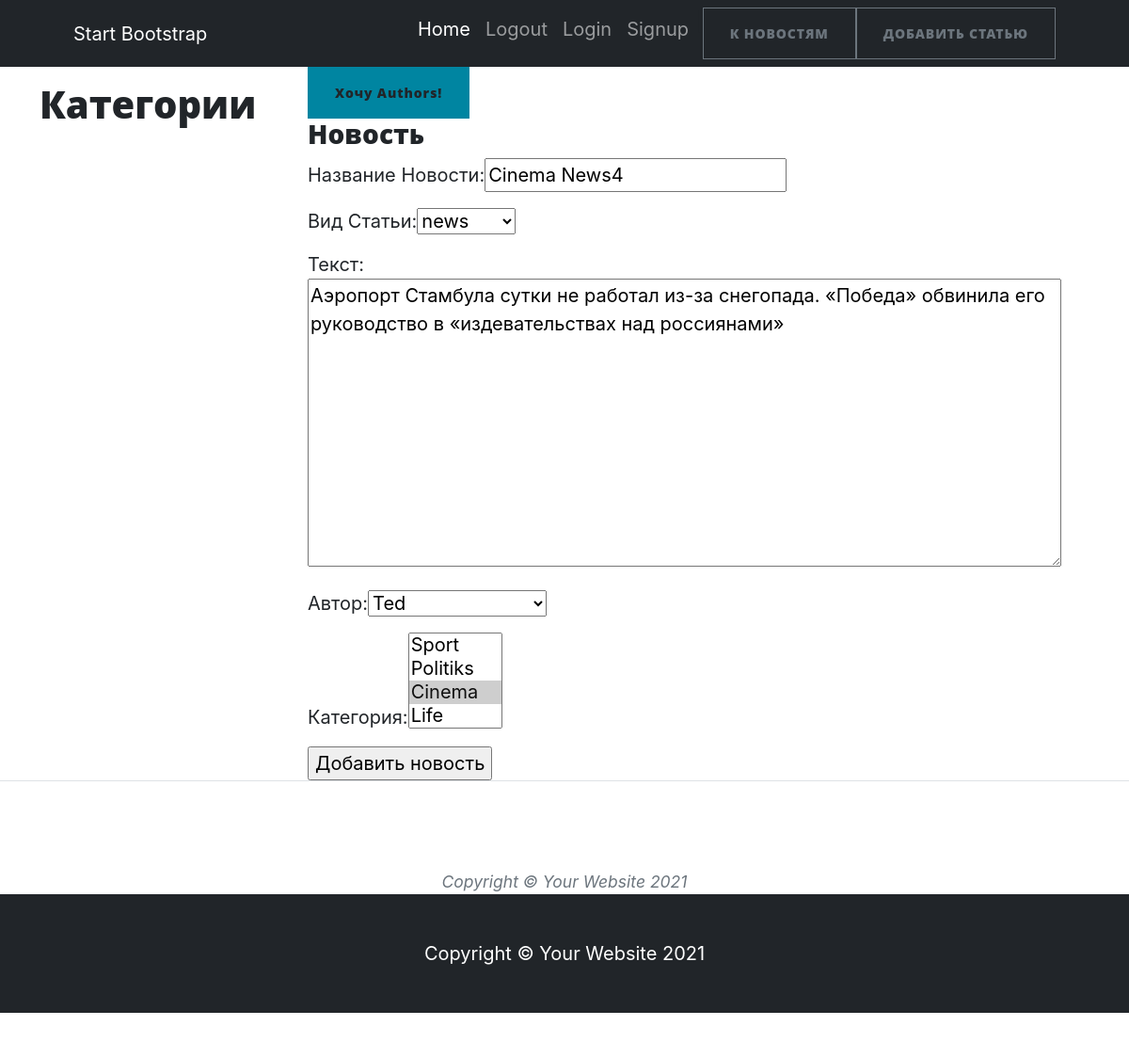
The page /117/edit (signed in) on the database its author committed.
### news/models.py (models this page shows, shortened)
class Post(models.Model):
    CONTENT = [("NW", 'news'), ('AR', 'article')]
    title = models.CharField(max_length=128, verbose_name='Название Новости')
    content = models.CharField(max_length=2, blank=True, choices=CONTENT, default="NW", verbose_name="Вид Статьи")
    create = models.DateTimeField(auto_now_add=True, verbose_name='Создана')
    text = models.TextField(blank=True, verbose_name="Текст")
    rate = models.FloatField(default=0)
    author = models.ForeignKey(Author, related_name='author', on_delete=models.CASCADE, verbose_name="Автор")
    category = models.ManyToManyField('Category', through="PostCategory", verbose_name='Категория')
    def __str__(self):
        return f'{self.title}'
    class Meta:
        verbose_name = "Пост"
        verbose_name_plural = "Посты"
        ordering = ['-create']

### news/views.py (the view)
# urls.py: path('<int:pk>/edit', NewsUpd.as_view(), name='add'),
class NewsUpd(LoginRequiredMixin,UpdateView):
    login_url = '/'
    template_name = 'news_create.html'
    form_class = NewsForm
    success_url = '/'
    def get_object(self, **kwargs):
        pk = self.kwargs.get('pk')
        return Post.objects.get(pk=pk)
    def get_context_data(self, **kwargs):
        context = super().get_context_data(**kwargs)
        context['is_not_authors'] = not self.request.user.groups.filter(name='authors').exists()
        print(context)
        return context

### news/form.py
class NewsForm(ModelForm):
    def __init__(self, *args, **kwargs):
        super().__init__(*args, **kwargs)
        self.fields['author'].empty_label = 'выберите автора'
    class Meta:
        model = Post
        fields = ['title','content', 'text', 'author', 'category']
        widgets = {'text': forms.Textarea(attrs={'cols': 60, 'rows': 10})}

### news/models.py (called while the page is built)
    def __str__(self):
        return f'{self.user.username}'

    def __str__(self):
        return f'{self.name}'

### news/templates/news/news_create.html (shortened to what this page needs)
{% extends 'index.html'%}
{% load censor_filters %}
{%block containe%}
{% if is_not_authors%}
<button class="btn btn-primary" type="button"> <a href="{%url 'upgrade'%}"> Хочу Authors!</a> </button>
{% endif %}
<h3>Новость</h3>
<form method="POST">
    {%for i in form%}
    <div class="mb-3">
        <label>{{i.label_tag}}</label>{{i}}
    </div>
    {%endfor%}
    <input type="submit" value="Добавить новость">
</form>
{%endblock containe%}

### rows shown on the page
Post: form "Cinema News4" "news" "Аэропорт Стамбула сутки не работал из-за снегопада. «Победа» обвинила его руководство в «издевательствах над россиянами»" "Ted"

### other values the page prints
{{ i.label_tag }} "Название Новости:" "Вид Статьи:" "Текст:" "Автор:" "Категория:"
